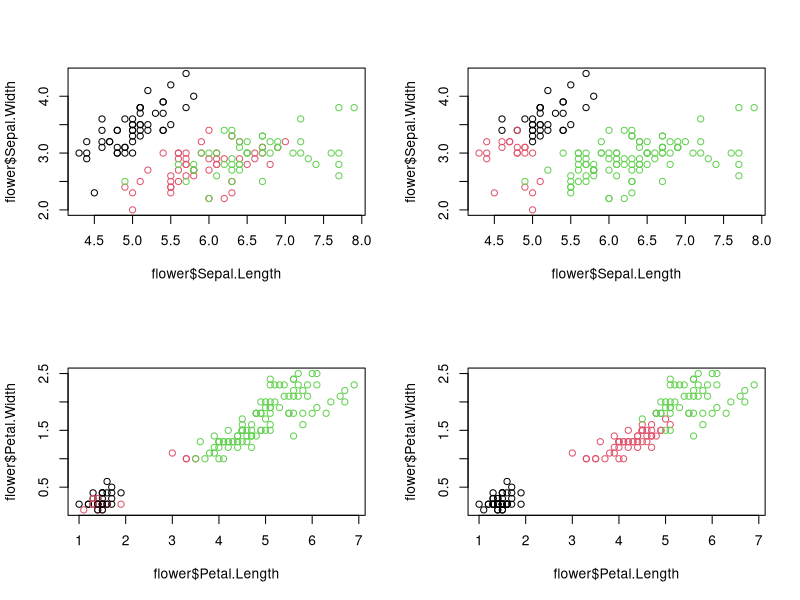
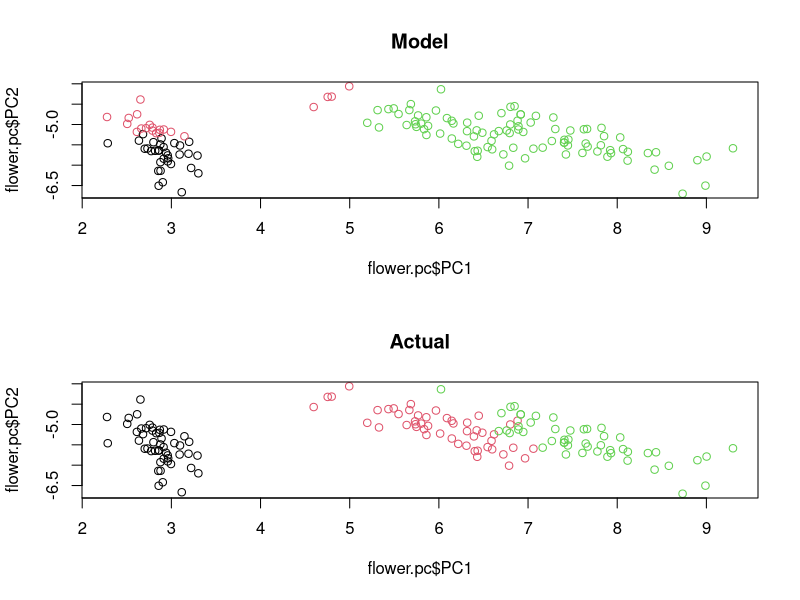

These figures' R source, in order:
## ---- chunk 1

## The famous iris dataset
data(iris)
flower = iris

summary(flower)

## Kmeans requires you to predetermine the number of clusters
mdl = kmeans(flower[, 1:4], centers = 3)
flower$cluster = mdl$cluster

## plot kmeans for a few of the variable combinations
par(mfrow = c(2, 2))
plot(x = flower$Sepal.Length, y = flower$Sepal.Width, col = factor(flower$Species))
plot(x = flower$Sepal.Length, y = flower$Sepal.Width, col = factor(flower$cluster))
plot(x = flower$Petal.Length, y = flower$Petal.Width, col = factor(flower$cluster))
plot(x = flower$Petal.Length, y = flower$Petal.Width, col = factor(flower$Species))

## Try using principal components to draw one picture that catures all of the variance
pc = prcomp(flower[, 1:4], cor = TRUE)
summary(pc)

## The first 2 principal components explains 97% of all variation
flower.pc = as.data.frame(as.matrix(flower[, 1:4]) %*% pc$rotation)
flower.pc$cluster = flower$cluster
flower.pc$species = flower$Species

## How well did the model do?
par(mfrow = c(2, 1))
plot(flower.pc$PC1, flower.pc$PC2, col = factor(flower.pc$cluster), main = "Model")
plot(flower.pc$PC1, flower.pc$PC2, col = factor(flower.pc$species), main = "Actual")


